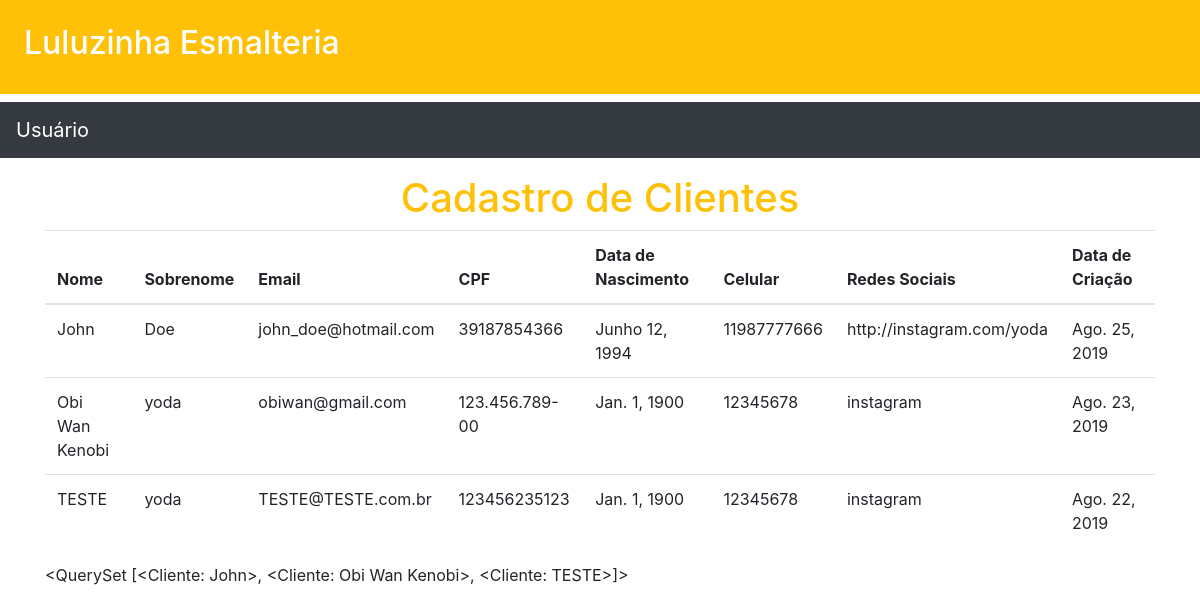
/clientes/, run on the app's committed database.
### clientes/models.py (models this page shows)
class Cliente(models.Model):
    nome = models.CharField(max_length=250)
    sobrenome = models.CharField(max_length=250)
    email = models.EmailField()
    cpf = models.CharField(max_length=14,unique=True)
    dt_nascimento = models.DateField(default='1900-01-01')
    celular = models.CharField(max_length=15)
    redes = models.CharField(max_length=80)
    data_criacao = models.DateField(auto_now_add=True)
    def __str__(self):
        return self.nome

### clientes/views.py (the view)
# urls.py: path('',lista_de_clientes,name='lista_de_clientes'),
def lista_de_clientes(request):
    clientes = Cliente.objects.all().order_by('-id')
    return render(request,"clientes/lista_de_clientes.html",{'clientes':clientes})

### core/templates/clientes/lista_de_clientes.html (shortened to what this page needs)
{% extends 'base2.html' %}
{% block content %}
<div class="container">
<div class="text-center">
<h1 class="text-warning">Cadastro de Clientes</h1>
</div>
<table class="table table-head">
    <thead>
        <tr>
            <th>Nome</th>
            <th>Sobrenome</th>
            <th>Email</th>
            <th>CPF</th>
            <th>Data de Nascimento</th>
            <th>Celular</th>
            <th>Redes Sociais</th>
            <th>Data de Criação</th>
        </tr>
    </thead>
    <tbody>
        {% for cliente in clientes %}
        <tr>
            <td>{{ cliente.nome }}</td>
            <td>{{ cliente.sobrenome }}</td>
            <td>{{ cliente.email }}</td>
            <td>{{ cliente.cpf }}</td>
            <td>{{ cliente.dt_nascimento }}</td>
            <td>{{ cliente.celular }}</td>
            <td>{{ cliente.redes }}</td>
            <td>{{ cliente.data_criacao }}</td>
        </tr>
        {% endfor %}
    </tbody>
</table>
{{ clientes }}
</div>
{% endblock content %}

### core/templates/base2.html (shortened to what this page needs)
<!DOCTYPE html>
{% load staticfiles %}
<html lang="en">
<head>
    <link rel="stylesheet" href="{% static 'css/bootstrap.min.css' %}">
</head>
<body>
    <div class="p-4 mb-2 bg-warning text-white"><h2>Luluzinha Esmalteria</h2></div>
    <nav class="navbar navbar-expand-sm navbar-dark bg-dark mb-3">
       <a class="navbar-brand text-white">Usuário</a>
    </nav>
    {% block content %}
    {% endblock content %}
</body>
</html>

### data on the page
Cliente: nome "John", sobrenome "Doe", email "john_doe@hotmail.com", cpf "39187854366", dt_nascimento "Junho 12, 1994", celular "11987777666", redes "http://instagram.com/yoda", data_criacao "Ago. 25, 2019", nome.nome "<QuerySet [<Cliente: John>, <Cliente: Obi Wan Kenobi>, <Cliente: TESTE>]>"
Cliente: nome "Obi Wan Kenobi", sobrenome "yoda", email "obiwan@gmail.com", cpf "123.456.789-00", dt_nascimento "Jan. 1, 1900", celular "12345678", redes "instagram", data_criacao "Ago. 23, 2019"
Cliente: nome "TESTE", sobrenome "yoda", email "TESTE@TESTE.com.br", cpf "123456235123", dt_nascimento "Jan. 1, 1900", celular "12345678", redes "instagram", data_criacao "Ago. 22, 2019"
